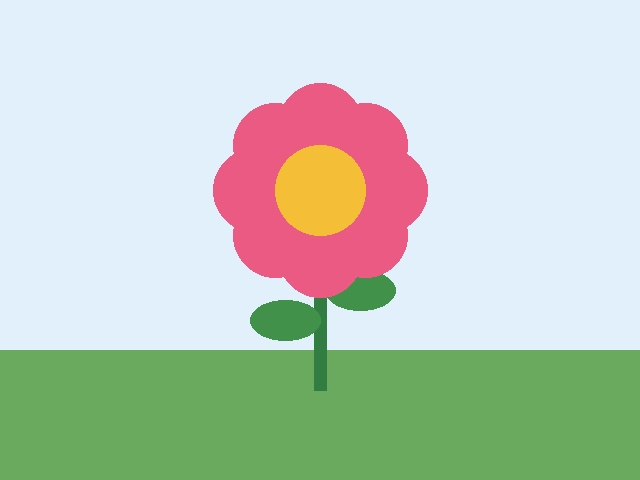
#> input picture flower.jpg, 640 x 480 px
$ jupyter execute CVusingPython_Chapter1.ipynb
#> lines starting #> are read from the running program, lines starting #| are printed output that depends on the picture; long printed decimals are rounded
<a href="https://colab.research.google.com/github/DrNeethuSRavi/Computer-Vision-Using-Python/blob/main/CVusingPython_Chapter1.ipynb" target="_parent"></a>

[cell 1]
import numpy as np
import matplotlib.pyplot as plt
import cv2

[cell 2]
# Variables and data types

width=640
height=480
channels=3

x=10
y=3.14
name="Computer Vision"
flag=True

print(type(x))
print(type(y))
print(type(name))
print(type(flag))

[cell 3]
# Python List Vs NumPy Arrays

pixels_list=[10,20,30]
print(pixels_list*2)

pixel_array=np.array([10,20,30])
print(pixel_array*2)

[cell 4]
# NumPy Arrays as Images

image=np.array([
    [0,50,100],
    [150,200,250],
    [30,80,120]
])

print(image)
print(image.shape)
print(image.ndim)
print(image.dtype)

[cell 5]
# Image Coordinate Systens and Indexing

pixel=image[1,2]
print(pixel)

[cell 6]
# Visualizing an Image with Matplotlib

plt.imshow(image,cmap="gray",vmin=0,vmax=255)
plt.colorbar()
plt.title("3x3 Grayscale Image")
plt.show()

[cell 7]
# Creating Synthetic Image

# Black, white and gray images

black_image=np.zeros((256,256),dtype=np.uint8)
white_image=np.ones((256,256),dtype=np.uint8)*255
gray_image=np.ones((256,256),dtype=np.uint8)*128

plt.imshow(gray_image, cmap="gray",vmin=0,vmax=255)
plt.show()
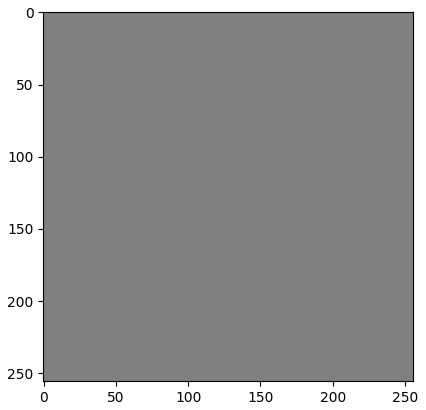
#> figure drawn by matplotlib, 1 panel

[cell 8]
# Intensity gradient

gradient_row=np.linspace(0,255,256)
gradient=np.tile(gradient_row,(256,1))

plt.imshow(gradient,cmap="gray", vmin=0, vmax=255)
plt.title("Intensity Gradient")
plt.show()
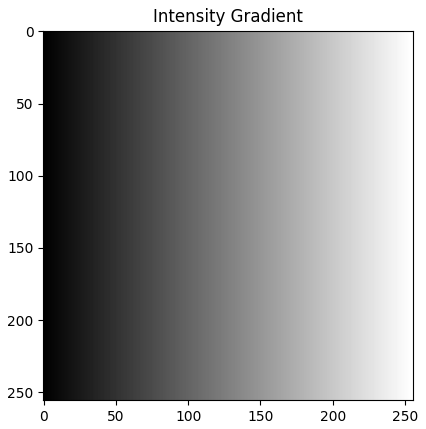
#> figure drawn by matplotlib, 1 panel

[cell 9]
# Bit Depth, Dynamic Range and Data Type

print(gray_image.dtype)
print(np.iinfo(np.uint8))
print(np.iinfo(np.uint16))


# Overflow Caution

a=np.array([250],dtype=np.uint8)
print(a + 10)

[cell 10]
# Reading Real Images with OpenCV

from google.colab import files

uploaded = files.upload()
#> the answer given: flower.jpg

img_bgr=cv2.imread("flower.jpg")
#> img_bgr is the input picture: shape (480, 640, 3); mean B, G, R 191.3, 205.5, 192.2

if img_bgr is None:
  print("Image could not be loaded")
else:
  print("Shape:",img_bgr.shape)
#| Shape: (480, 640, 3)
  print("Data type:", img_bgr.dtype)
#| Data type: uint8
  print("Minimum:", img_bgr.min())
#| Minimum: 41
  print("Maximum:", img_bgr.max())
#| Maximum: 255

[cell 11]
# BGR vs RGB

img_rgb=cv2.cvtColor(img_bgr,cv2.COLOR_BGR2RGB)

plt.imshow(img_bgr)
plt.title("RGB Image")
plt.axis("off")
plt.show()

[cell 12]
# Image Dimensions and Pixel Access

height,width,channels = img_rgb.shape
#> height = 480; width = 640; channels = 3
print("Height:",height)
#| Height: 480
print("Width:",width)
#| Width: 640
print("Channels:",channels)
#| Channels: 3

pixel = img_rgb[100,200]
#> pixel = [226, 240, 251]
R,G,B = pixel
#> R = 226; G = 240; B = 251

print("R:",R,"G:",G,"B:",B)
#| R: 226 G: 240 B: 251

[cell 13]
# Channel Seperation

R = img_rgb[:,:,0]
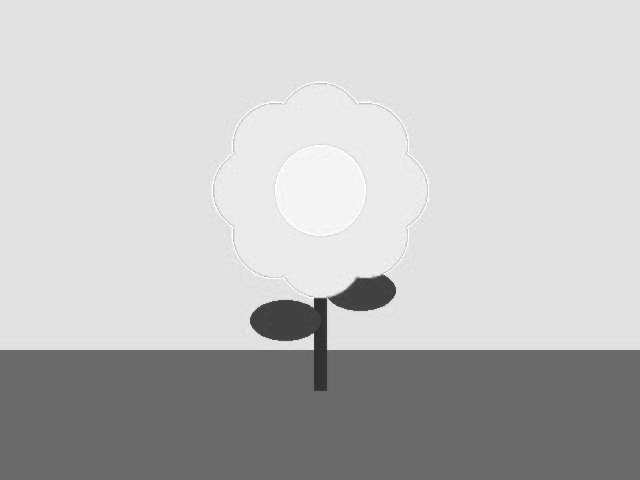
#> R: shape (480, 640); min 41, max 255, mean 192.2
G = img_rgb[:,:,1]
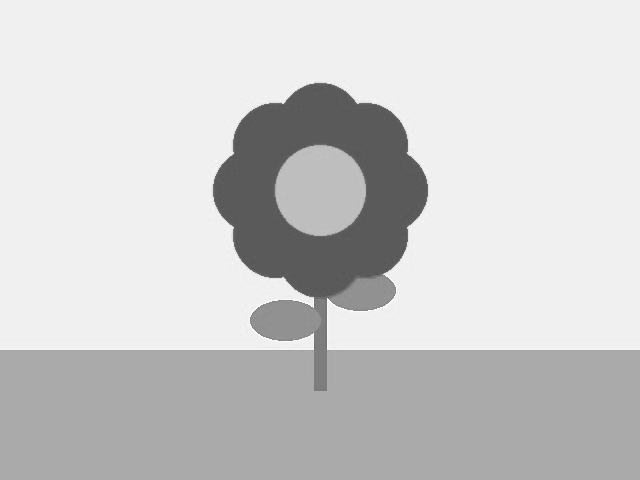
#> G: shape (480, 640); min 81, max 255, mean 205.5
B = img_rgb[:,:,2]
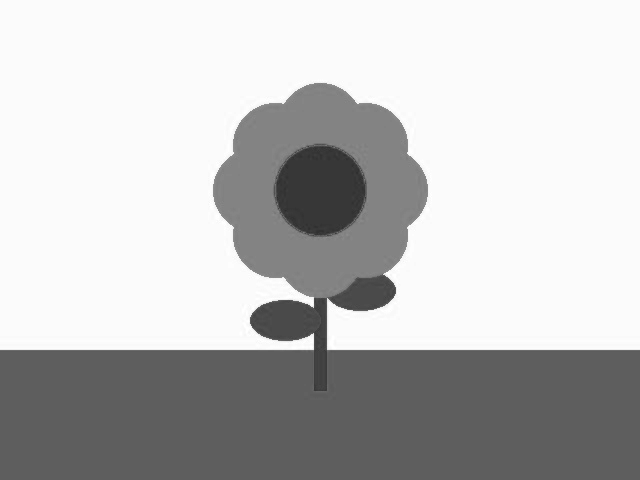
#> B: shape (480, 640); min 43, max 255, mean 191.3

print(R.shape, G.shape, B.shape)
#| (480, 640) (480, 640) (480, 640)

plt.figure(figsize=(12,4))

plt.subplot(1,3,1)
plt.imshow(R, cmap="gray")
plt.title("Red Channel")

plt.subplot(1,3,2)
plt.imshow(G, cmap="gray")
plt.title("Green Channel")

plt.subplot(1,3,3)
plt.imshow(B, cmap="gray")
plt.title("Blue Channel")

plt.tight_layout()
plt.show()

[cell 14]
# NumPy Slicing, Cropping, and Region of Tnterest

crop=img_rgb[100:300, 200:500]
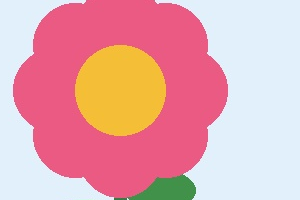
#> crop: shape (200, 300, 3); mean R, G, B 228.6, 168.3, 174.8

plt.imshow(crop)
plt.title("Cropped Region")
plt.axis("off")
plt.show()

[cell 15]
# Modifying Pixels and Image Copies

modified = img_rgb.copy()
modified[100:200,100:300]=255
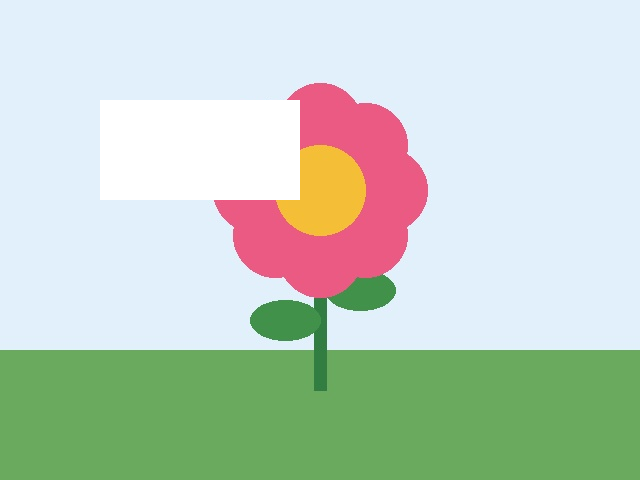
#> modified: shape (480, 640, 3); mean R, G, B 193.8, 209.5, 194.5

plt.imshow(modified)
plt.title("Modified Image")
plt.show()

[cell 16]
# Resizing

resized =cv2.resize(img_rgb,(300,200))
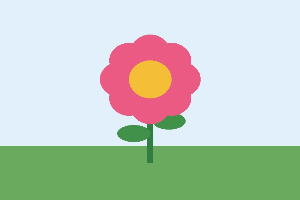
#> resized: shape (200, 300, 3); mean R, G, B 192.2, 205.6, 191.4

plt.imshow(resized)
plt.title("Resized Image")
plt.show()

[cell 17]
# Sampling: From Continuous Scenes to Discrete Pixels

# Down Sampling and Up Sampling

h, w= img_rgb.shape[:2]
#> h = 480; w = 640

small = cv2.resize(img_rgb, (w // 4, h // 4 ), interpolation=cv2.INTER_AREA)

restored=cv2.resize(small,(w, h), interpolation=cv2.INTER_LINEAR)

plt.imshow(restored)
plt.title("Downsampled and Upsampled")
plt.axis("off")
plt.show()

[cell 18]
# Quantization

gray = cv2.cvtColor(img_rgb,cv2.COLOR_RGB2GRAY)
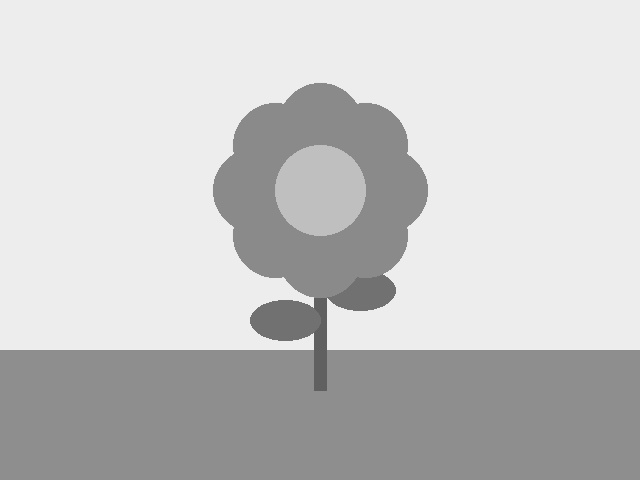
#> gray: shape (480, 640); min 90, max 243, mean 199.8

levels = 4
step = 256 / levels

quantized = np.floor(gray.astype(np.float32)/step)*step
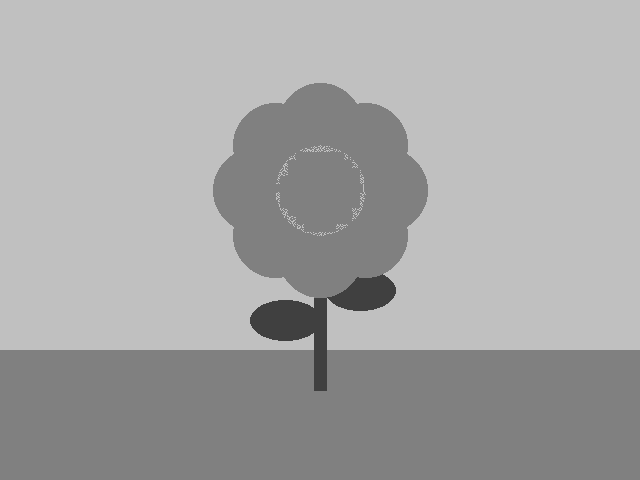
#> quantized: shape (480, 640) float32; min 64, max 192, mean 165.9
quatized = np.clip(quantized,0,255).astype(np.uint8)

plt.imshow(quantized, cmap="gray", vmin=0, vmax=255)
plt.title("4-Level Quantized Image")
plt.axis("off")
plt.show()

[cell 19]
# Normalization and Floating Point Image Representation

img_float=img_rgb.astype(np.float32) / 255.0

print(img_float.dtype)
#| float32
print(img_float.min())
#| 0.1608
print(img_float.max())
#| 1.0

img_uint8 = np.clip(img_float*255.0,0,255).astype(np.uint8)

[cell 20]
# Basic Image Statistics

gray= cv2.cvtColor(img_rgb, cv2.COLOR_RGB2GRAY)

print("Maximum:", gray.max())
#| Maximum: 243
print("Minimum:", gray.min())
#| Minimum: 90
print("Mean:", gray.mean())
#| Mean: 199.816
print("Standard deviation:", gray.std())
#| Standard deviation: 46.962

[cell 21]
# Saving Results

output_bgr = cv2.cvtColor(img_rgb,cv2.COLOR_RGB2BGR)
cv2.imwrite("Output_image.png",output_bgr)
#> Out = True
